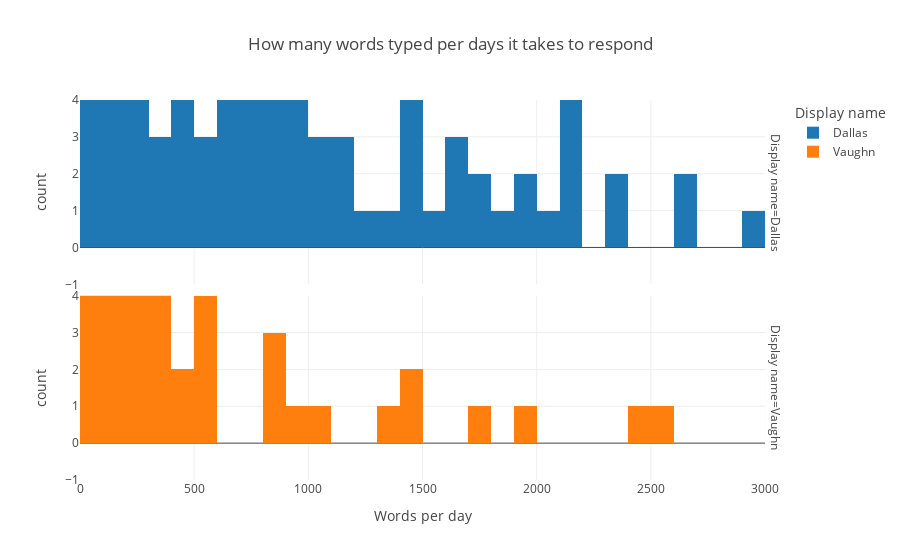

Notebook cell for this chart:
### Markdown cell above
This is the quantity I'm trying to optimize for.

### Code cell
px.histogram(
    message_blocks,
    x='words_per_day',
    color='display_name',
    facet_row='display_name',
    labels=LABELS,
    template='gridon',
    title="How many words typed per days it takes to respond",
    nbins=1000,
    range_x=[0, 3 * 10**3]
)

### Figure 1 — Plotly figure (JSON) as saved in the notebook; plotly's stock layout.template omitted (floating-point values rounded to 4 significant figures)
{"data": [{"alignmentgroup": "True", "bingroup": "x", "hovertemplate": "Display name=Dallas<br>Words per day=%{x}<br>count=%{y}<extra></extra>", "legendgroup": "Dallas", "marker": {"color": "#1F77B4"}, "name": "Dallas", "nbinsx": 1000, "offsetgroup": "Dallas", "orientation": "v", "showlegend": true, "type": "histogram", "x": [2369.0, 3148.0, 295.3, 3112.0, 2130.0, 108.7, 8947.0, 64.58, 25590.0, 1852.0, 1045.0, 436.3, 1110.0, 235.0, 10510.0, 899.6, 5954.0, 7121.0, 64.09, 681.7, 401.9, 63.89, 2028.0, 8183.0, 12830.0, 8080.0, 86.7, 401.9, 870.5, 1503.0, 336.1, 627.7, 786.2, 998.8, 972.7, 670.5, 1773.0, 44830.0, 62.46, 3557.0, 1982.0, 618.2, 877.8, 3110.0, 2342.0, 282.0, 1437.0, 1764.0, 447.9, 9281.0, 10180.0, 316.9, 434.3, 528.9, 5080.0, 779.1, 962.5, 3971.0, 3479.0, 2168.0, 3088.0, 1972.0, 763.0, 908.8, 1685.0, 781.2, 1636.0, 617.4, 613.1, 19968, 9403.0, 4877.0, 3789.0, 25910.0, 32010.0, 2169.0, 791.3, 3496.0, 2189.0, 661.6, 1699.0, 2697.0, 1415.0, 570.6, 1150.0, 1406.0, 114.8, 1460.0, 1038.0, 377.8, 993.4, 272.3, 1358.0, 115.7, 1228.0, 1405.0, 1010.0, 1495.0, 574.3, 128.8, 2679.0, 885.5, 939.3, 2920.0, 1133.0, 1457.0, 56640, 431.5, 836.9], "xaxis": "x2", "yaxis": "y2"}, {"alignmentgroup": "True", "bingroup": "x", "hovertemplate": "Display name=Vaughn<br>Words per day=%{x}<br>count=%{y}<extra></extra>", "legendgroup": "Vaughn", "marker": {"color": "#FF7F0E"}, "name": "Vaughn", "nbinsx": 1000, "offsetgroup": "Vaughn", "orientation": "v", "showlegend": true, "type": "histogram", "x": [1341.0, 205.1, 110.2, 96.54, 64.49, 92.93, 1946.0, 25.07, 58.68, 260.7, 13.24, 123.2, 5.645, 590.4, 321.8, 3652.0, 71.91, 200.2, 130.6, 176.3, 11.42, 43.47, 808.8, 16.89, 58690.0, 7.11, 182.2, 61.64, 15.32, 220.5, 461.4, 30.09, 54.59, 90.46, 134.9, 61.16, 238.7, 29.2, 91.4, 153.6, 58.24, 99.37, 1048.0, 270.9, 531.4, 25.19, 176.3, 18.24, 41.11, 41350.0, 6.896, 1441.0, 838.7, 127.1, 17.81, 149.5, 129.3, 952.9, 151.9, 5.63, 25.08, 1.482, 199.1, 308.4, 91.16, 76.91, 3034.0, 236.1, 224.9, 363.6, 446.5, 2558.0, 135.9, 3086.0, 2442.0, 126.8, 55.35, 46.13, 861.8, 1494.0, 89.12, 109.2, 98.67, 528.4, 366.7, 371.8, 324.0, 56.57, 42.05, 29.62, 9.582, 4720.0, 159.6, 234.7, 109.2, 5.649, 147.3, 93.78, 6.474, 6.948, 1717.0, 241.7, 83.04, 98.4, 517.0, 6.433, 8.185, 9.528], "xaxis": "x", "yaxis": "y"}], "layout": {"annotations": [{"font": {}, "showarrow": false, "text": "Display name=Vaughn", "textangle": 90, "x": 0.98, "xanchor": "left", "xref": "paper", "y": 0.2425, "yanchor": "middle", "yref": "paper"}, {"font": {}, "showarrow": false, "text": "Display name=Dallas", "textangle": 90, "x": 0.98, "xanchor": "left", "xref": "paper", "y": 0.7575, "yanchor": "middle", "yref": "paper"}], "barmode": "relative", "legend": {"title": {"text": "Display name"}, "tracegroupgap": 0}, "title": {"text": "How many words typed per days it takes to respond"}, "xaxis": {"anchor": "y", "domain": [0, 0.98], "range": [0, 3000], "title": {"text": "Words per day"}}, "xaxis2": {"anchor": "y2", "domain": [0, 0.98], "matches": "x", "showticklabels": false}, "yaxis": {"anchor": "x", "domain": [0, 0.485], "title": {"text": "count"}}, "yaxis2": {"anchor": "x2", "domain": [0.515, 1], "matches": "y", "title": {"text": "count"}}}}
